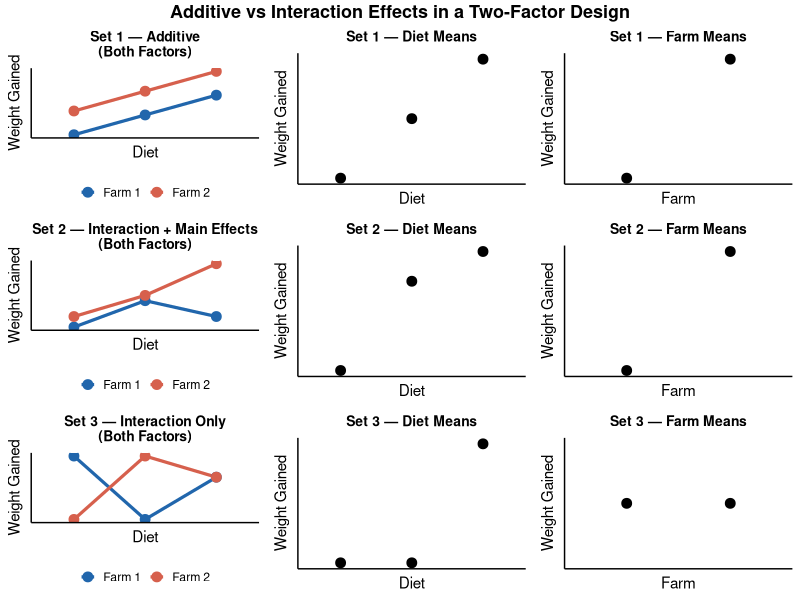

Source code (R):
library(ggplot2)
library(gridExtra)

# ── colour palette ──────────────────────────────────────────────────────────
col_farm <- c("Farm 1" = "#2166ac", "Farm 2" = "#d6604d")

# ── shared theme (no units / axis text) ─────────────────────────────────────
base_theme <- function(title) {
  list(
    theme_classic(base_size = 11),
    theme(
      axis.text        = element_blank(),
      axis.ticks       = element_blank(),
      plot.title       = element_text(face = "bold", size = 10, hjust = 0.5),
      legend.position  = "bottom",
      legend.title     = element_blank(),
      legend.key.size  = unit(0.4, "cm"),
      panel.grid       = element_blank()
    ),
    labs(title = title, x = "Diet", y = "Weight Gained")
  )
}

# helper: interaction (both-farms) plot
int_plot <- function(df, title) {
  ggplot(df, aes(x = Diet, y = Weight, colour = Farm, group = Farm)) +
    geom_line(linewidth = 1.1) +
    geom_point(size = 3) +
    scale_colour_manual(values = col_farm) +
    base_theme(title)
}

# helper: single-factor means bar chart
means_plot <- function(df, xvar, title) {
  agg <- aggregate(Weight ~ get(xvar), data = df, FUN = mean)
  names(agg) <- c("Level", "Weight")
  ggplot(agg, aes(x = Level, y = Weight)) +
    geom_line(linewidth = 1.1) +
    geom_point(size = 3) +
    base_theme(title) +
    labs(x = xvar) +
    theme(legend.position = "none")
}

# ═══════════════════════════════════════════════════════════════════════════
# SET 1 — ADDITIVE  (parallel lines, clear main effects, no interaction)
# ═══════════════════════════════════════════════════════════════════════════
dat1 <- data.frame(
  Diet   = rep(c("D1","D2","D3"), 2),
  Farm   = rep(c("Farm 1","Farm 2"), each = 3),
  Weight = c(10, 15, 20,   # Farm 1 — increases by 5
             16, 21, 26)   # Farm 2 — same slope, shifted up
)

p1a <- int_plot(dat1,   "Set 1 — Additive\n(Both Factors)")
p1b <- means_plot(dat1, "Diet",  "Set 1 — Diet Means")
p1c <- means_plot(dat1, "Farm",  "Set 1 — Farm Means")

# ═══════════════════════════════════════════════════════════════════════════
# SET 2 — INTERACTION + MAIN EFFECTS  (non-parallel, both factors differ)
# ═══════════════════════════════════════════════════════════════════════════
dat2 <- data.frame(
  Diet   = rep(c("D1","D2","D3"), 2),
  Farm   = rep(c("Farm 1","Farm 2"), each = 3),
  Weight = c(10, 20, 14,   # Farm 1 — peaks at D2
             14, 22, 34)   # Farm 2 — keeps rising steeply
)

p2a <- int_plot(dat2,   "Set 2 — Interaction + Main Effects\n(Both Factors)")
p2b <- means_plot(dat2, "Diet",  "Set 2 — Diet Means")
p2c <- means_plot(dat2, "Farm",  "Set 2 — Farm Means")

# ═══════════════════════════════════════════════════════════════════════════
# SET 3 — INTERACTION ONLY  (lines cross, but all marginal means are equal)
# ═══════════════════════════════════════════════════════════════════════════
dat3 <- data.frame(
  Diet   = rep(c("D1","D2","D3"), 2),
  Farm   = rep(c("Farm 1","Farm 2"), each = 3),
  Weight = c(22, 10, 18,   # Farm 1 — high-low-mid
             10, 22, 18)   # Farm 2 — mirrors Farm 1 at D1 & D2, same at D3
)
# Diet means:  D1=(22+10)/2=16, D2=(10+22)/2=16, D3=(18+18)/2=18  ≈ flat
# Farm means:  F1=(22+10+18)/3=16.67, F2=(10+22+18)/3=16.67       equal

p3a <- int_plot(dat3,   "Set 3 — Interaction Only\n(Both Factors)")
p3b <- means_plot(dat3, "Diet",  "Set 3 — Diet Means")
p3c <- means_plot(dat3, "Farm",  "Set 3 — Farm Means")

# ═══════════════════════════════════════════════════════════════════════════
# ARRANGE  3 × 3 GRID
# ═══════════════════════════════════════════════════════════════════════════
grid.arrange(
  p1a, p1b, p1c,
  p2a, p2b, p2c,
  p3a, p3b, p3c,
  ncol = 3,
  top  = grid::textGrob(
    "Additive vs Interaction Effects in a Two-Factor Design",
    gp = grid::gpar(fontsize = 13, fontface = "bold")
  )
)
